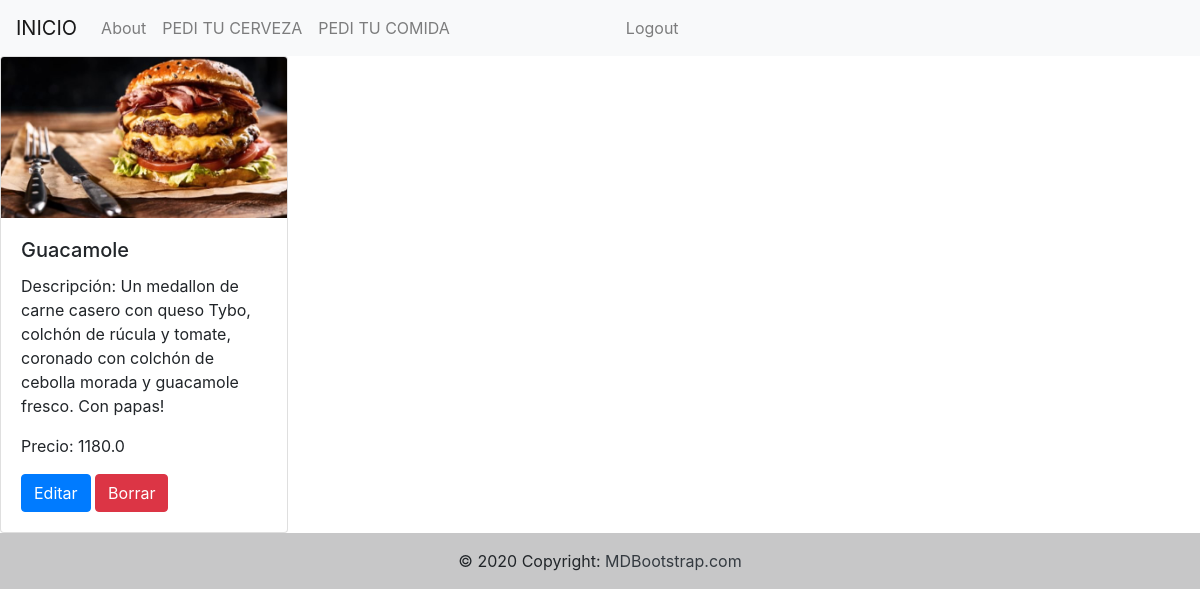
The app's page /Comidas/detalle-comida/2/ (signed in) with its own data.
### Comidas/models.py (models this page shows, shortened)
class Comidas(models.Model):
    name = models.CharField(max_length=50)
    description = models.CharField(max_length=500,null=True,blank=True)
    price = models.FloatField()
    image = models.ImageField(upload_to='Comidas/', null=True, blank=True)
    class Meta:
        verbose_name = 'Comida'
        verbose_name_plural = 'Comidas'

### Comidas/views.py (the view)
# urls.py: path('detalle-comida/<int:pk>/',detalle_comidas,name='detalle_comida')
def detalle_comidas(request,pk):
    if request.user.is_authenticated:
        if request.method == 'GET':
            comida = Comidas.objects.get(pk=pk)
            context = {'comida':comida}
            return render(request, 'Comidas/detalle_comidas.html', context=context)
    return redirect('login')

### Templates/Comidas/detalle_comidas.html (shortened to what this page needs)
{% extends 'Base.html' %}
{% block contenido_que_cambia %}
<div class="card" style="width: 18rem;">
    {% if comida.image %}
        <img src="{{comida.image.url}}" class="card-img-top">
    {% else %}
        <img src="https://okdiario.com/img/2021/12/09/hamburguesas-caseras-rellenas-de-queso-cheddar-655x368.jpg" class="card-img-top">
    {% endif %}
    <div class="card-body">
        <h5 class="card-title">{{comida.name}}</h5>
        <p class="card-text">Descripción: {{comida.description}}</p>
        <p class="card-text">Precio: {{comida.price}}</p>
        {% if request.user.is_superuser %}
            <a href="/Comidas/update-comidas/{{comida.id}}" class="btn btn-primary">Editar</a>
            <a href="/Comidas/delete-comidas/{{comida.id}}/" class="btn btn-danger">Borrar</a>
        {% endif %}
    </div>
</div>
{% endblock %}

### records on screen
Comidas: image (picture), name "Guacamole", description "Un medallon de carne casero con queso Tybo, colchón de rúcula y tomate, coronado con colchón de cebolla morada y guacamole fresco. Con papas!", price "1180.0"
